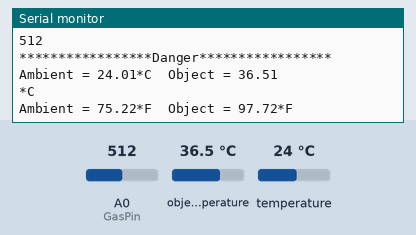
This sketch was run on a simulated Arduino Uno, built with avr-gcc and run on an emulated ATmega328P. Shown: the last lines printed to the serial monitor. The inputs (shaded band) are chosen by the test bench; at power-on: object temperature 36.5 °C, A0 (GasPin) = 512, temperature 24 °C.

Above: at 1.2 s.
1.3 s: object temperature set to 28.3 °C
At 1.3 s:
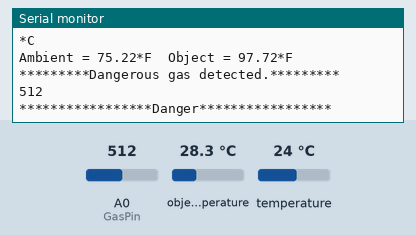
4.3 s: object temperature set to 27.5 °C
At 4.32 s:
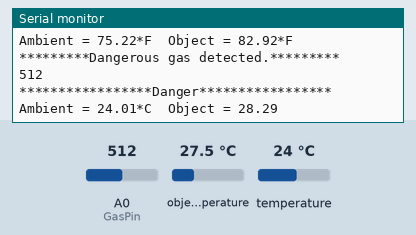
7.3 s: A0 (GasPin) set to 990
At 7.31 s:
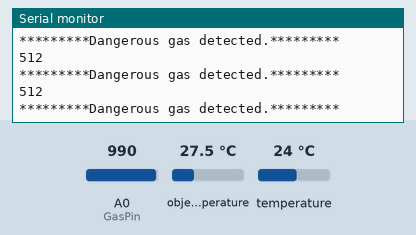
10.3 s: A0 (GasPin) set to 1017
At 10.32 s:
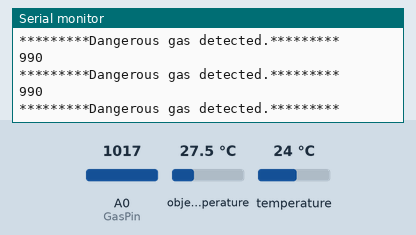
Timing chart, 0 to 13.3 s (numbered marks = the images above; inputs shaded):
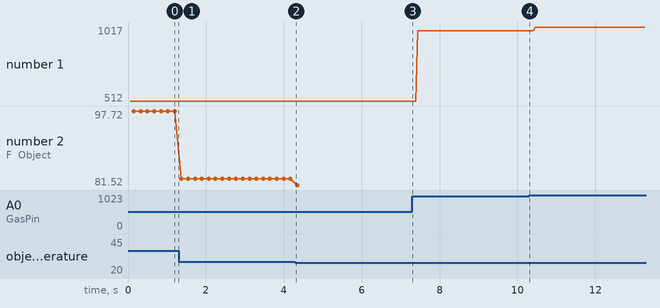

The sketch:

communication_ardu.ino
```cpp
#include <SoftwareSerial.h>     //bluetooth communication library
#include <Wire.h>               //object sensing library
#include <Adafruit_MLX90614.h>  //object sensing library

Adafruit_MLX90614 mlx = Adafruit_MLX90614();
SoftwareSerial mySerial(2, 3);  // RX, TX
const int GasPin = A0;          // Analog pin for gas sensor input

void setup() {
  // Open serial communications and wait for port to open:
  Serial.begin(9600);
  Serial.setTimeout(200);

  Serial.println("Hello?");
  // set the data rate for the SoftwareSerial port
  mySerial.begin(9600);
  mySerial.println("Hello?");

  //Serial.println("Adafruit MLX90614 test");
  mlx.begin();

  // Set analog pin A0 to input mode
  pinMode(GasPin, INPUT);
}

void loop() {

  // Receive analog data from gas sensor and output to serial monitor
  //analogRead(GasPin);
  if(analogRead(GasPin) > 500){
    int gas = analogRead(GasPin);
    mySerial.println(gas);

    Serial.println("*********Dangerous gas detected.*********");
    Serial.println(gas);
    Serial.println();
  }

  // Set the sensing temperature to 28 degrees.
  if(mlx.readObjectTempC() >= 28){
    float tempC = mlx.readObjectTempC();
    mySerial.println(tempC);

    Serial.println("*****************Danger*****************");
    Serial.print("Ambient = "); Serial.print(mlx.readAmbientTempC());
    Serial.print("*C\tObject = "); Serial.println(tempC); Serial.println("*C");
    Serial.print("Ambient = "); Serial.print(mlx.readAmbientTempF());
    Serial.print("*F\tObject = "); Serial.print(mlx.readObjectTempF()); Serial.println("*F");
    Serial.println();
  }

  if (mySerial.available()) {
    Serial.write(mySerial.read());
  }
  if (Serial.available()) {
    mySerial.write(Serial.read());
  }

  //delay(500);

}
```

Measured:
- the behaviour switches between 28 and 27.9 °C on object temperature (found by bisection; images 1 and 2)
- plotted number 1: 512 → 990 after the input at 7.3 s, 990 → 1017 after the input at 10.3 s
- plotted number 2: 97.72 → 82.92 after the input at 1.3 s, 82.92 → 81.52 after the input at 4.3 s
